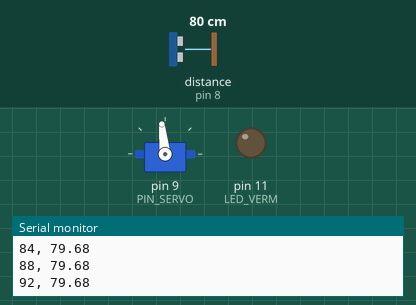
This sketch was run on a simulated Arduino Uno, built with avr-gcc and run on an emulated ATmega328P. On the bench: servo, output pins drawn as LEDs (lit = HIGH), the last lines printed to the serial monitor. Wiring (inferred from the names in the program): ultrasonic range finder: trigger pin 7; echo pin 8. The test bench sets the inputs (shaded band); at power-on: distance to the obstacle (sensor on pin 8) 80 cm. The echo pulse lasts 58.3 µs per cm; pins used as bus, display or sensor lines are not drawn.

Above: at 1.26 s.
1.3 s: distance to the obstacle (sensor on pin 8) set to 2 cm
At 2.29 s:
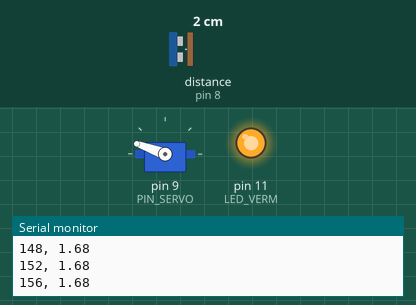
4.3 s: distance to the obstacle (sensor on pin 8) set to 60 cm
At 4.5 s:
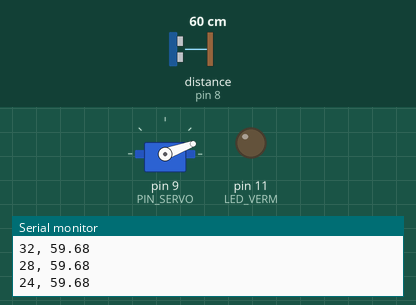
7.3 s: distance to the obstacle (sensor on pin 8) set to 250 cm
10.3 s: distance to the obstacle (sensor on pin 8) set to 4 cm
At 10.33 s:
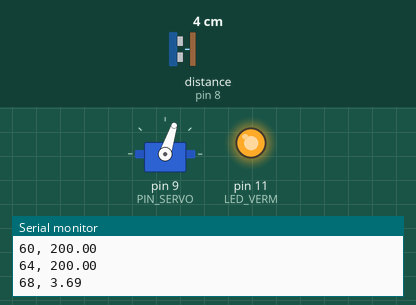
Timing chart, 0 to 14.3 s (numbered marks = the images above; inputs shaded):
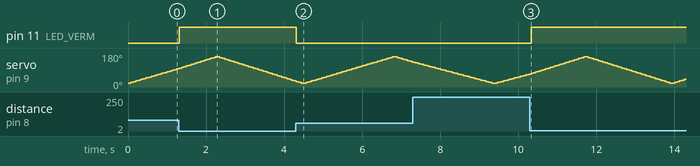

The sketch:

etapa8_servo.ino
```cpp
/*
  MINICURSO DE ROBÓTICA — Parte 1, Etapa 8: servo motor = pescoço do robô
  Montagem: servo com marrom→GND, vermelho→5 V, laranja→D9.
            Capacitor de 100 µF entre os trilhos 5 V e GND (faixa − no GND).
            Cole o HC-SR04 no braço do servo: nasce a "cabeça" do robô.
  Resultado esperado: a cabeça varre de 20° a 160° e volta, como um radar.
            O Serial Monitor mostra "ângulo, distância"; o LED vermelho
            acende quando há algo a menos de 40 cm.
*/
#include <Servo.h>

const int PIN_SERVO = 9, PIN_TRIG = 7, PIN_ECHO = 8, LED_VERM = 11;
Servo cabeca;

float lerDistanciaCm() {
  digitalWrite(PIN_TRIG, LOW);  delayMicroseconds(2);
  digitalWrite(PIN_TRIG, HIGH); delayMicroseconds(10);
  digitalWrite(PIN_TRIG, LOW);
  unsigned long us = pulseIn(PIN_ECHO, HIGH, 12000UL);
  if (us == 0) return 200.0;
  return us * 0.0343 / 2.0;
}

void medirEm(int angulo) {
  cabeca.write(angulo);
  delay(60);                                 // tempo para o servo chegar e o eco morrer
  float d = lerDistanciaCm();
  digitalWrite(LED_VERM, d < 40);
  Serial.print(angulo);
  Serial.print(", ");
  Serial.println(d);
}

void setup() {
  pinMode(PIN_TRIG, OUTPUT);
  pinMode(PIN_ECHO, INPUT);
  pinMode(LED_VERM, OUTPUT);
  cabeca.attach(PIN_SERVO);
  Serial.begin(9600);
  Serial.println("angulo, distancia_cm");
}

void loop() {
  for (int a = 20; a <= 160; a += 4) medirEm(a);
  for (int a = 160; a >= 20; a -= 4) medirEm(a);
}

/* Desafios:
   1) Encaixe o braço do servo para que 90° aponte para a frente.
   2) Copie as linhas do Serial Monitor e desenhe o "mapa" do radar numa planilha.
*/
```

Measured:
- after the input at 1.3 s, pin 11 (LED_VERM): LOW → HIGH at once
- after the input at 4.3 s, pin 11 (LED_VERM): HIGH → LOW at once
- after the input at 10.3 s, pin 11 (LED_VERM): LOW → HIGH at once
